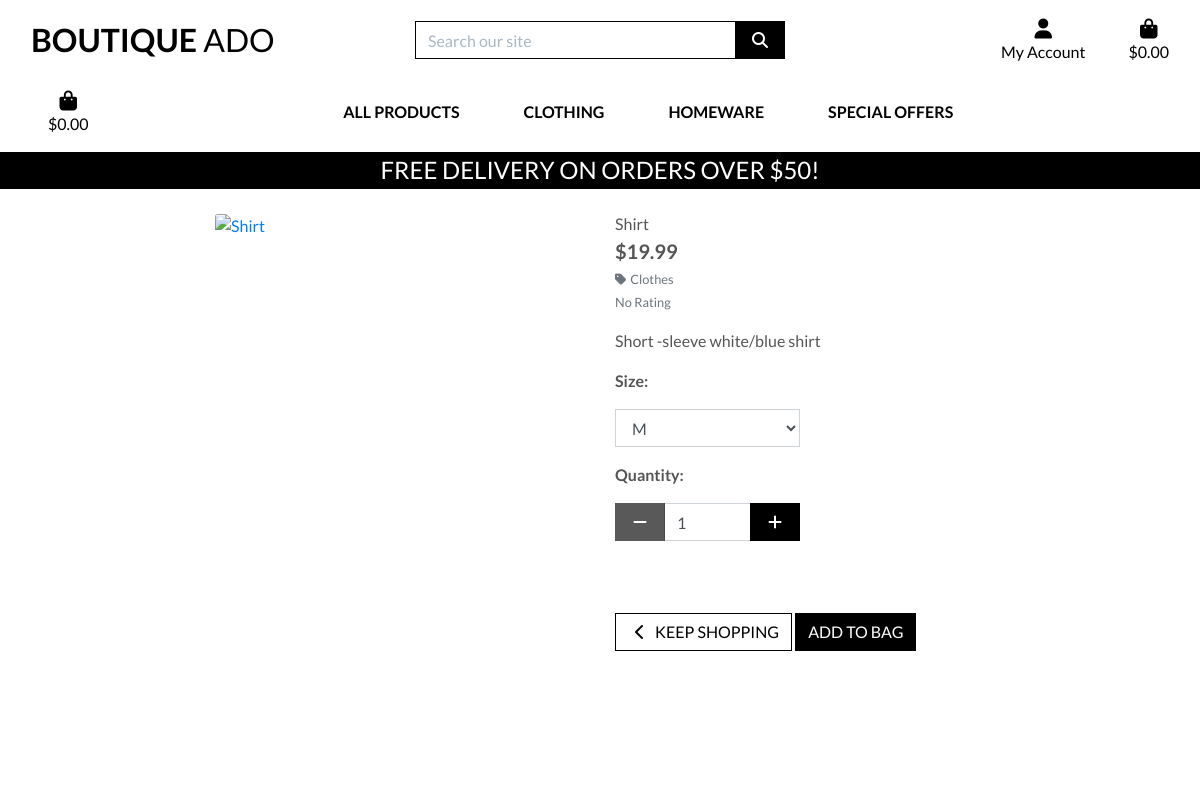
The page /products/1/ on the database its author committed.
### products/models.py (models this page shows, shortened)
class Product(models.Model):
    category = models.ForeignKey('Category', null=True, blank=True, on_delete=models.SET_NULL)
    sku = models.CharField(max_length=254, null=True, blank=True)
    name = models.CharField(max_length=254)
    description = models.TextField()
    has_sizes = models.BooleanField(default=False, null=True, blank=True)
    price = models.DecimalField(max_digits=6, decimal_places=2)
    rating = models.DecimalField(max_digits=6, decimal_places=2, null=True, blank=True)
    image_url = models.URLField(max_length=1024, null=True, blank=True)
    image = models.ImageField(null=True, blank=True)

class Category(models.Model):
    class Meta:
        verbose_name_plural = 'Categories'
    name = models.CharField(max_length=254)
    friendly_name = models.CharField(max_length=254, null=True, blank=True)

### products/views.py (the view)
# urls.py: path('<int:product_id>/', views.product_detail, name='product_detail'),
def product_detail(request, product_id):
    product = get_object_or_404(Product, pk=product_id)
    context = {
        'product': product,
    }
    return render(request, 'products/product_detail.html', context)

### bag/contexts.py (called while the page is built, shortened)
def bag_contents(request):
    bag_items = []
    total = 0
    product_count = 0
    bag = request.session.get('bag', {})
    if total < settings.FREE_DELIVERY_THRESHOLD:
        delivery = total * Decimal(settings.STANDARD_DELIVERY_PERCENTAGE / 100)
        free_delivery_delta = settings.FREE_DELIVERY_THRESHOLD - total
    else:
        delivery = 0
        free_delivery_delta = 0
    grand_total = delivery + total
    context = {
        'bag_items': bag_items,
        'total': total,
        'product_count': product_count,
        'delivery': delivery,
        'free_delivery_delta': free_delivery_delta,
        'free_delivery_threshold': settings.FREE_DELIVERY_THRESHOLD,
        'grand_total': grand_total,
    }
    return context

### products/templates/products/product_detail.html (shortened to what this page needs)
{% extends "base.html" %}
{% load static %}
{% block page_header %}
    <div class="container header-container">
    </div>
{% endblock %}
{% block content %}
    <div class="overlay"></div>
    <div class="container-fluid">
        <div class="row">
            <div class="col-12 col-md-6 col-lg-4 offset-lg-2">
                <div class="image-container my-5">
                    {% if product.image %}
                        <a href="{{ product.image.url }}" target="_blank">
                            <img class="card-img-top img-fluid" src="{{ product.image.url }}" alt="{{ product.name }}">
                        </a>
                    {% elif product.image_url %}
                        <a href="{{ product.image_url }}" target="_blank">
                            <img class="card-img-top img-fluid" src="{{ product.image_url }}" alt="{{ product.name }}">
                        </a>
                    {% else %}
                        <a href="">
                            <img class="card-img-top img-fluid" src="{{ MEDIA_URL }}noimage.png" alt="{{ product.name }}">
                        </a>
                    {% endif %}
                </div>
            </div>
            <div class="col-12 col-md-6 col-lg-4">
                <div class="product-details-container mb-5 mt-md-5">
                    <p class="mb-0">{{ product.name }}</p>
                    <p class="lead mb-0 text-left font-weight-bold">${{ product.price }}</p>
                    {% if product.category %}
                    <p class="small mt-1 mb-0">
                        <a class="text-muted" href="{% url 'products' %}?category={{ product.category.name }}">
                            <i class="fas fa-tag mr-1"></i>{{ product.category.friendly_name }}
                        </a>
                    </p>
                    {% endif %}
                    {% if product.rating %}
                        <small class="text-muted"><i class="fas fa-star mr-1"></i>{{ product.rating }} / 5</small>
                    {% else %}
                        <small class="text-muted">No Rating</small>
                    {% endif %}
                    <p class="mt-3">{{ product.description }}</p>
                    <form class="form" action="{% url 'add_to_bag' product.id %}" method="POST">
                    <div class="form-row">
                        {% with product.has_sizes as s %}
                        {% if s %}
                        <div class="col-12">
                            <p><strong>Size:</strong></p>
                            <select class="form-control rounded-0 w-50" name="product_size" id='id_product_size'>
                                <option value="m" selected>M</option>
                            </select>
                        </div>
                        {% endif %}
                        <div class="col-12">
                            <p class="mt-3"><strong>Quantity:</strong></p>
                            <div class="form-group w-50">
                                <div class="input-group">
                                    <div class="input-group-prepend">
                                        <button class="decrement-qty btn btn-black rounded-0"
                                            data-item_id="{{ product.id }}" id="decrement-qty_{{ product.id }}">
                                            <span class="icon">
                                                <i class="fas fa-minus"></i>
                                            </span>
                                        </button>
                                    </div>
                                    <input class="form-control qty_input" type="number" name="quantity" value="1"
                                        min="1" max="99" data-item_id="{{ product.id }}" id="id_qty_{{ product.id }}">
                                    <div class="input-group-append">
                                        <button class="increment-qty btn btn-black rounded-0"
                                            data-item_id="{{ product.id }}" id="increment-qty_{{ product.id }}">
                                            <span class="icon">
                                                <i class="fas fa-plus"></i>
                                            </span>
                                        </button>
                                    </div>
                                </div>
                            </div>
                        </div>
                        <div class="col{% if s %}-12 mt-2{% endif %}">
                            <a href="{% url 'products' %}" class="btn btn-outline-black rounded-0 mt-5">
                                <span class="icon">
                                    <i class="fas fa-chevron-left"></i>
                                </span>
                                <span class="text-uppercase">Keep Shopping</span>
                            </a>
                            <input type="submit" class="btn btn-black rounded-0 text-uppercase mt-5" value="Add to Bag">
                        </div>
                        {% endwith %}
                    </div>
                </form>
            </div>
        </div>
    </div>
</div>
{% endblock %}

### static/css/base.css (style rules this page uses)
html { height: 100%; }
body { background: url('/media/homepage_background_cropped.jpg') no-repeat center center fixed; background-size: cover; height: calc(100vh - 164px); color: #555; font-family: 'Lato'; }
.icon { align-items: center; display: inline-flex; justify-content: center; height: 1.5rem; width: 1.5rem; }
.btn-black { background: black; color: white; }
.btn-outline-black { background: white; color: black !important; border: 1px solid black; }
.overlay { height: 100%; width: 100%; top: 0; left: 0; position: fixed; background: white; z-index: -1; }
@media (min-width: 1200px) { .container { max-width: 80%; } }
@media (min-width: 992px) { .header-container { padding-top: 164px; } }

### rows shown on the page
Product: name "Shirt", price "19.99", category.friendly_name "Clothes", description "Short -sleeve white/blue shirt", quantity "1"

### other values the page prints
{{ free_delivery_threshold }} "50"
